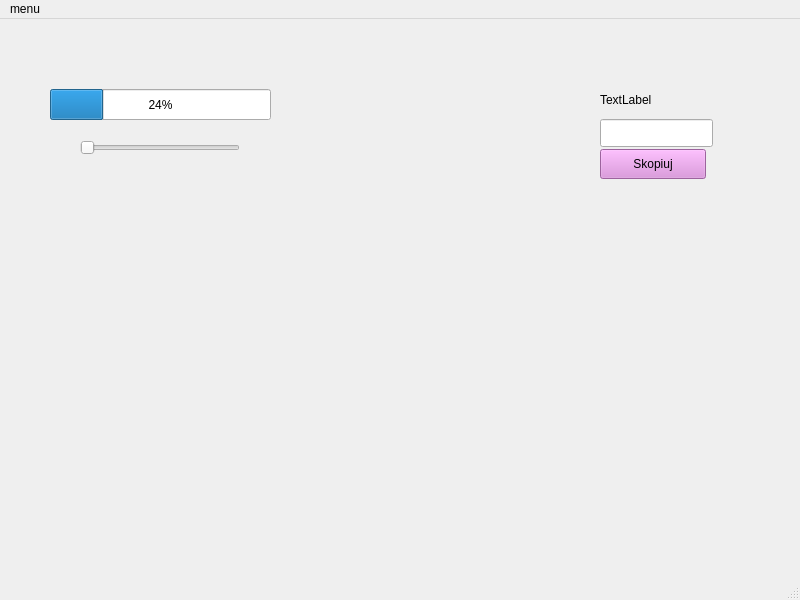
<?xml version="1.0" encoding="UTF-8"?>
<ui version="4.0">
 <class>MainWindow</class>
 <widget class="QMainWindow" name="MainWindow">
  <property name="geometry">
   <rect>
    <x>0</x>
    <y>0</y>
    <width>800</width>
    <height>600</height>
   </rect>
  </property>
  <property name="windowTitle">
   <string>MainWindow</string>
  </property>
  <widget class="QWidget" name="centralwidget">
   <widget class="QProgressBar" name="progressBar">
    <property name="geometry">
     <rect>
      <x>50</x>
      <y>70</y>
      <width>221</width>
      <height>31</height>
     </rect>
    </property>
    <property name="value">
     <number>24</number>
    </property>
   </widget>
   <widget class="QSlider" name="horizontalSlider">
    <property name="geometry">
     <rect>
      <x>80</x>
      <y>120</y>
      <width>160</width>
      <height>17</height>
     </rect>
    </property>
    <property name="orientation">
     <enum>Qt::Horizontal</enum>
    </property>
   </widget>
   <widget class="QLineEdit" name="lineEdit">
    <property name="geometry">
     <rect>
      <x>600</x>
      <y>100</y>
      <width>113</width>
      <height>28</height>
     </rect>
    </property>
   </widget>
   <widget class="QLabel" name="label">
    <property name="geometry">
     <rect>
      <x>600</x>
      <y>70</y>
      <width>80</width>
      <height>21</height>
     </rect>
    </property>
    <property name="text">
     <string>TextLabel</string>
    </property>
   </widget>
   <widget class="QPushButton" name="pushButton">
    <property name="geometry">
     <rect>
      <x>600</x>
      <y>130</y>
      <width>106</width>
      <height>30</height>
     </rect>
    </property>
    <property name="styleSheet">
     <string notr="true">background-color: rgb(220, 138, 221);
font: italic 11pt &quot;Ubuntu&quot;;
</string>
    </property>
    <property name="text">
     <string>Skopiuj</string>
    </property>
   </widget>
  </widget>
  <widget class="QMenuBar" name="menubar">
   <property name="geometry">
    <rect>
     <x>0</x>
     <y>0</y>
     <width>800</width>
     <height>26</height>
    </rect>
   </property>
   <widget class="QMenu" name="menuokienko">
    <property name="title">
     <string>menu</string>
    </property>
    <addaction name="separator"/>
    <addaction name="actionelement_menu1"/>
    <addaction name="actionkoniec"/>
   </widget>
   <addaction name="menuokienko"/>
  </widget>
  <widget class="QStatusBar" name="statusbar"/>
  <action name="actionelement_menu1">
   <property name="text">
    <string>element menu1</string>
   </property>
  </action>
  <action name="actionkoniec">
   <property name="text">
    <string>koniec</string>
   </property>
   <property name="shortcut">
    <string>Ctrl+K</string>
   </property>
  </action>
 </widget>
 <resources/>
 <connections/>
</ui>
